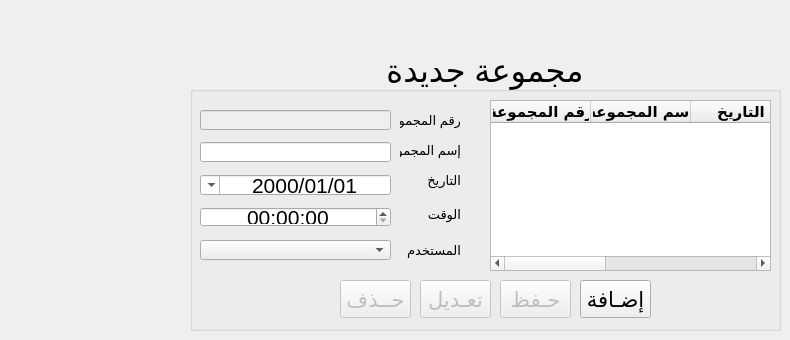
      <widget class="QWidget" name="tab_5">
       <attribute name="title">
        <string>المجموعات</string>
       </attribute>
       <widget class="QGroupBox" name="groupBox_10">
        <property name="geometry">
         <rect>
          <x>190</x>
          <y>50</y>
          <width>591</width>
          <height>281</height>
         </rect>
        </property>
        <property name="font">
         <font>
          <pointsize>24</pointsize>
         </font>
        </property>
        <property name="title">
         <string>مجموعة جديدة</string>
        </property>
        <property name="alignment">
         <set>Qt::AlignCenter</set>
        </property>
        <widget class="QLineEdit" name="lineEdit_35">
         <property name="enabled">
          <bool>false</bool>
         </property>
         <property name="geometry">
          <rect>
           <x>10</x>
           <y>60</y>
           <width>191</width>
           <height>20</height>
          </rect>
         </property>
         <property name="font">
          <font>
           <pointsize>14</pointsize>
          </font>
         </property>
         <property name="alignment">
          <set>Qt::AlignRight|Qt::AlignTrailing|Qt::AlignVCenter</set>
         </property>
        </widget>
        <widget class="QLineEdit" name="lineEdit_36">
         <property name="geometry">
          <rect>
           <x>10</x>
           <y>92</y>
           <width>191</width>
           <height>20</height>
          </rect>
         </property>
         <property name="font">
          <font>
           <pointsize>14</pointsize>
          </font>
         </property>
        </widget>
        <widget class="QLabel" name="label_43">
         <property name="geometry">
          <rect>
           <x>210</x>
           <y>154</y>
           <width>61</width>
           <height>20</height>
          </rect>
         </property>
         <property name="font">
          <font>
           <pointsize>10</pointsize>
          </font>
         </property>
         <property name="text">
          <string>الوقت</string>
         </property>
        </widget>
        <widget class="QLabel" name="label_44">
         <property name="geometry">
          <rect>
           <x>210</x>
           <y>190</y>
           <width>61</width>
           <height>20</height>
          </rect>
         </property>
         <property name="font">
          <font>
           <pointsize>10</pointsize>
          </font>
         </property>
         <property name="text">
          <string>المستخدم</string>
         </property>
        </widget>
        <widget class="QLabel" name="label_45">
         <property name="geometry">
          <rect>
           <x>210</x>
           <y>120</y>
           <width>61</width>
           <height>20</height>
          </rect>
         </property>
         <property name="font">
          <font>
           <pointsize>10</pointsize>
          </font>
         </property>
         <property name="text">
          <string>التاريخ</string>
         </property>
        </widget>
        <widget class="QLabel" name="label_46">
         <property name="geometry">
          <rect>
           <x>210</x>
           <y>90</y>
           <width>61</width>
           <height>20</height>
          </rect>
         </property>
         <property name="font">
          <font>
           <pointsize>10</pointsize>
          </font>
         </property>
         <property name="text">
          <string>إسم المجموعة</string>
         </property>
        </widget>
        <widget class="QLabel" name="label_47">
         <property name="geometry">
          <rect>
           <x>210</x>
           <y>60</y>
           <width>61</width>
           <height>20</height>
          </rect>
         </property>
         <property name="font">
          <font>
           <pointsize>10</pointsize>
          </font>
         </property>
         <property name="text">
          <string>رقم المجموعة</string>
         </property>
        </widget>
        <widget class="QDateEdit" name="dateEdit_5">
         <property name="geometry">
          <rect>
           <x>10</x>
           <y>125</y>
           <width>191</width>
           <height>20</height>
          </rect>
         </property>
         <property name="font">
          <font>
           <pointsize>16</pointsize>
          </font>
         </property>
         <property name="layoutDirection">
          <enum>Qt::RightToLeft</enum>
         </property>
         <property name="alignment">
          <set>Qt::AlignCenter</set>
         </property>
         <property name="displayFormat">
          <string notr="true">dd/MM/yyyy</string>
         </property>
         <property name="calendarPopup">
          <bool>true</bool>
         </property>
        </widget>
        <widget class="QTimeEdit" name="timeEdit_3">
         <property name="geometry">
          <rect>
           <x>10</x>
           <y>157</y>
           <width>191</width>
           <height>20</height>
          </rect>
         </property>
         <property name="font">
          <font>
           <pointsize>16</pointsize>
          </font>
         </property>
         <property name="alignment">
          <set>Qt::AlignCenter</set>
         </property>
        </widget>
        <widget class="QTableWidget" name="tableWidget_5">
         <property name="geometry">
          <rect>
           <x>300</x>
           <y>50</y>
           <width>281</width>
           <height>171</height>
          </rect>
         </property>
         <property name="font">
          <font>
           <family>ae_AlMateen</family>
           <pointsize>11</pointsize>
           <weight>75</weight>
           <bold>true</bold>
          </font>
         </property>
         <property name="selectionBehavior">
          <enum>QAbstractItemView::SelectRows</enum>
         </property>
         <column>
          <property name="text">
           <string>رقم المجموعة</string>
          </property>
         </column>
         <column>
          <property name="text">
           <string>اسم المجموعة</string>
          </property>
         </column>
         <column>
          <property name="text">
           <string>التاريخ</string>
          </property>
         </column>
         <column>
          <property name="text">
           <string>الوقت</string>
          </property>
         </column>
         <column>
          <property name="text">
           <string>المستخدم</string>
          </property>
         </column>
        </widget>
        <widget class="QPushButton" name="pushButton_21">
         <property name="enabled">
          <bool>false</bool>
         </property>
         <property name="geometry">
          <rect>
           <x>310</x>
           <y>230</y>
           <width>71</width>
           <height>38</height>
          </rect>
         </property>
         <property name="font">
          <font>
           <pointsize>16</pointsize>
          </font>
         </property>
         <property name="text">
          <string>حـفظ</string>
         </property>
        </widget>
        <widget class="QPushButton" name="pushButton_22">
         <property name="enabled">
          <bool>false</bool>
         </property>
         <property name="geometry">
          <rect>
           <x>150</x>
           <y>230</y>
           <width>71</width>
           <height>38</height>
          </rect>
         </property>
         <property name="font">
          <font>
           <pointsize>16</pointsize>
          </font>
         </property>
         <property name="text">
          <string>حــذف</string>
         </property>
        </widget>
        <widget class="QPushButton" name="pushButton_51">
         <property name="geometry">
          <rect>
           <x>390</x>
           <y>230</y>
           <width>71</width>
           <height>38</height>
          </rect>
         </property>
         <property name="font">
          <font>
           <pointsize>16</pointsize>
          </font>
         </property>
         <property name="text">
          <string>إضـافة</string>
         </property>
        </widget>
        <widget class="QPushButton" name="pushButton_54">
         <property name="enabled">
          <bool>false</bool>
         </property>
         <property name="geometry">
          <rect>
           <x>230</x>
           <y>230</y>
           <width>71</width>
           <height>38</height>
          </rect>
         </property>
         <property name="font">
          <font>
           <pointsize>16</pointsize>
          </font>
         </property>
         <property name="text">
          <string>تعـديل</string>
         </property>
        </widget>
        <widget class="QComboBox" name="comboBox_17">
         <property name="geometry">
          <rect>
           <x>10</x>
           <y>190</y>
           <width>191</width>
           <height>20</height>
          </rect>
         </property>
         <property name="font">
          <font>
           <pointsize>12</pointsize>
          </font>
         </property>
        </widget>
       </widget>
      </widget>
